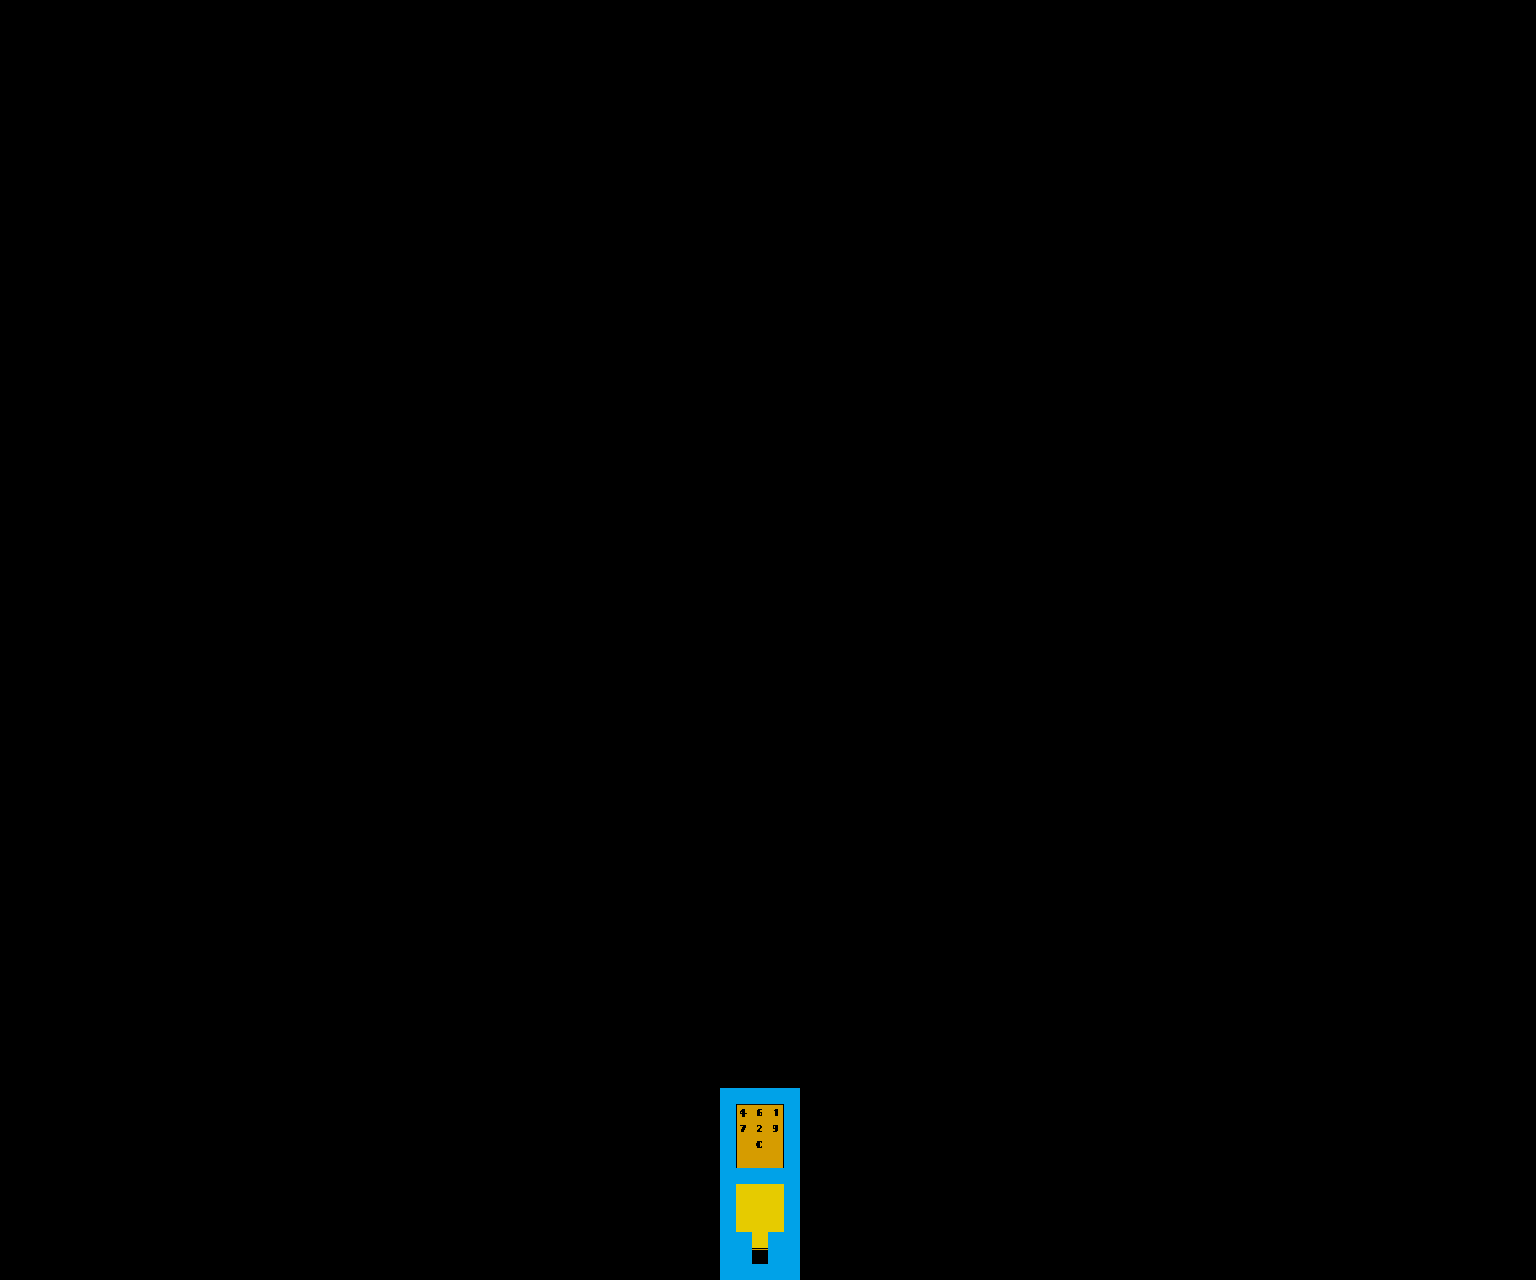

Rendered tile map (Tiled .tmx) drawn with the repository's tilesets; below, a short description and the map source with its tile grids summarised:
An orthogonal 96x80 tile map with 16x16 px tiles, 4 tile layers (Suelo, Paredes, Codigo, colisiones) and 2 objects (spawner, puzzleroom-to-mainroom).

<map version="1.10" tiledversion="1.10.1" orientation="orthogonal" renderorder="left-up" width="96" height="80" tilewidth="16" tileheight="16" infinite="0" nextlayerid="7" nextobjectid="7">
 <editorsettings>
  <export target="../level1-puzzlesneak.csv" format="csv" />
 </editorsettings>
 <tileset firstgid="1" source="tiles.tsx" />
 <layer id="2" name="Suelo" width="96" height="80">
  <properties>
   <property name="nocollide" value="true" />
   <property name="tilesheet" value="tiles" />
  </properties>
  <data>[7680 cells, 7680 non-empty, 3 distinct tile ids]</data>
 </layer>
 <layer id="1" name="Paredes" width="96" height="80">
  <properties>
   <property name="nocollide" value="true" />
   <property name="tilesheet" value="tiles" />
  </properties>
  <data>[7680 cells, 246 non-empty, 20 distinct tile ids]</data>
 </layer>
 <layer id="3" name="Codigo" width="96" height="80">
  <properties>
   <property name="nocollide" value="true" />
   <property name="tilesheet" value="tiles" />
  </properties>
  <data>[7680 cells, 7 non-empty, 7 distinct tile ids]</data>
 </layer>
 <layer id="5" name="colisiones" width="96" height="80">
  <properties>
   <property name="invisible" value="true" />
   <property name="tilesheet" value="tiles" />
  </properties>
  <data>[7680 cells, 37 non-empty, 1 distinct tile ids]</data>
 </layer>
 <objectgroup id="6" name="objects">
  <object id="2" name="spawner" type="spawner" x="752.333" y="1232.33" width="16" height="16" />
  <object id="3" name="puzzleroom-to-mainroom" type="puzzleroom-to-mainroom" x="752" y="1249.67" width="16" height="16">
   <properties>
    <property name="nextSpawn" type="int" value="2" />
    <property name="warpsTo" value="level1" />
   </properties>
  </object>
 </objectgroup>
</map>
